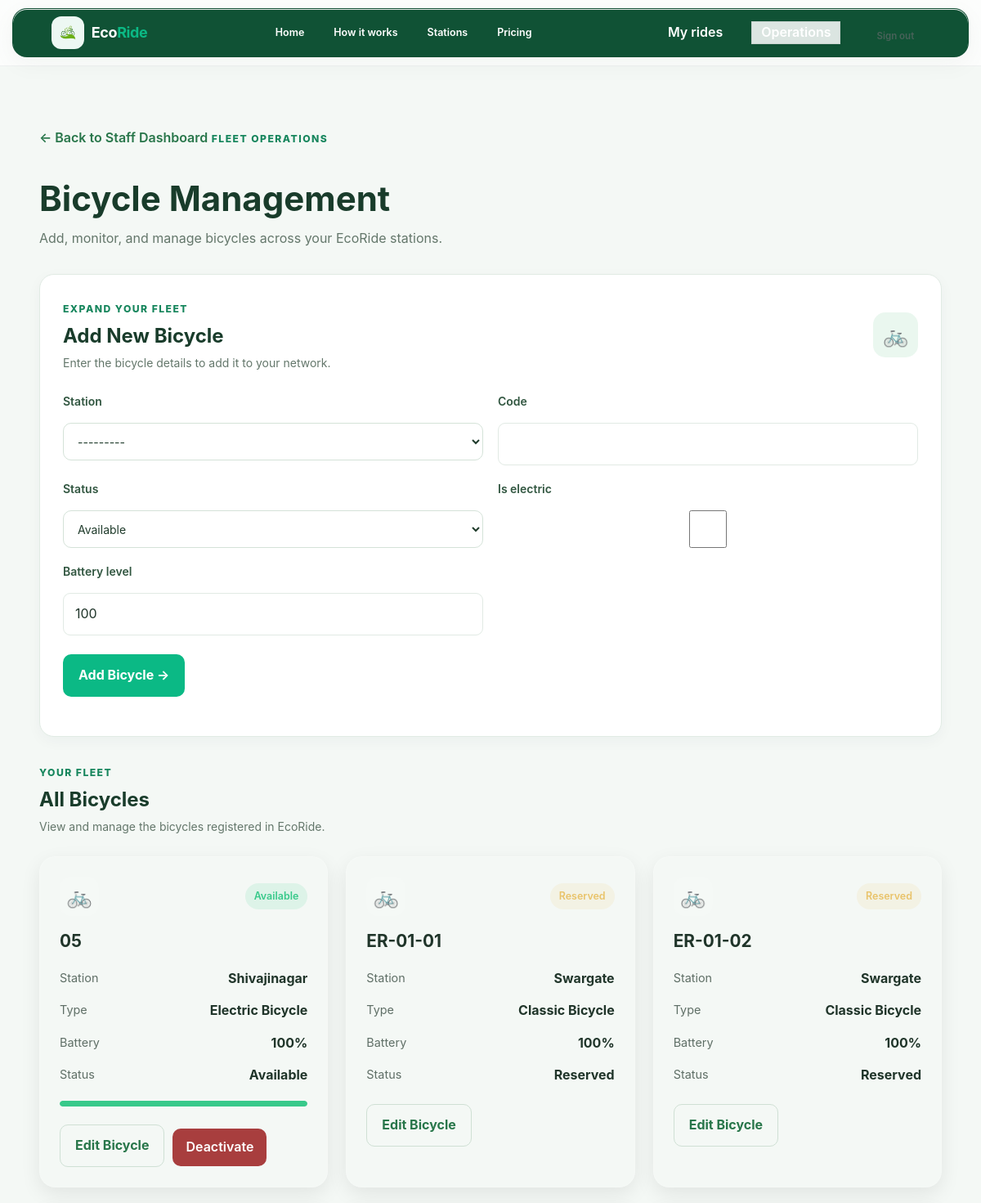
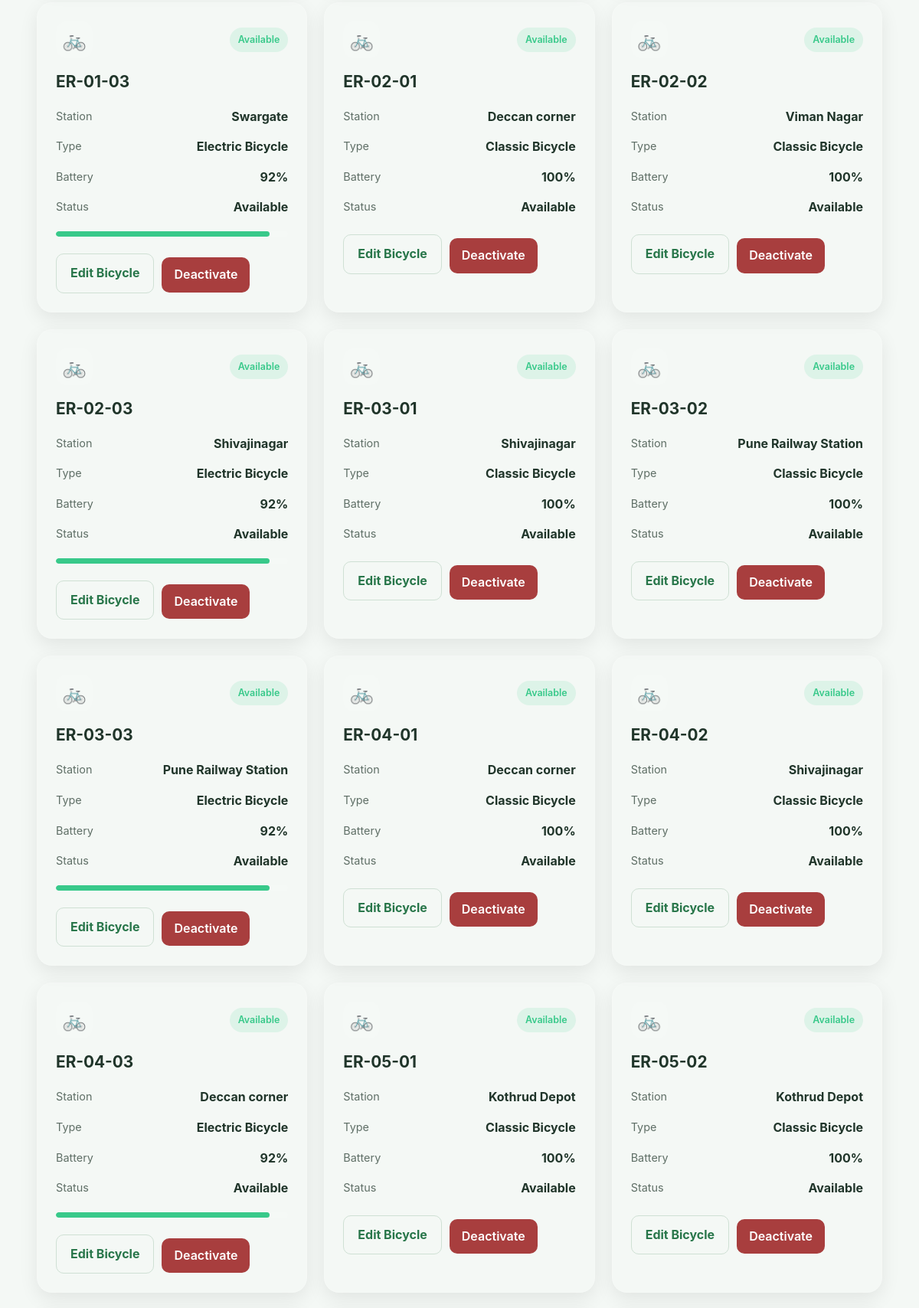
The app's page /staff/bicycles/ (signed in, upper part) with its own data (2 pictures, top to bottom).
### core/models.py (models this page shows, shortened)
class Bicycle(models.Model):
    class Status(models.TextChoices):
        AVAILABLE = "available", "Available"
        RESERVED = "reserved", "Reserved"
        RENTED = "rented", "Rented"
        MAINTENANCE = "maintenance", "Maintenance"
    station = models.ForeignKey(
        Station, related_name="bicycles", on_delete=models.PROTECT
    )
    code = models.CharField(max_length=30, unique=True)
    status = models.CharField(
        max_length=20, choices=Status.choices, default=Status.AVAILABLE
    )
    is_electric = models.BooleanField(default=False)
    battery_level = models.PositiveSmallIntegerField(default=100)
    class Meta:
        ordering = ["code"]
        constraints = [
            models.CheckConstraint(
                condition=Q(battery_level__lte=100), name="bike_battery_at_most_100"
            )
        ]

class Station(models.Model):
    name = models.CharField(max_length=100)
    address = models.CharField(max_length=255)
    latitude = models.DecimalField(max_digits=9, decimal_places=6)
    longitude = models.DecimalField(max_digits=9, decimal_places=6)
    capacity = models.PositiveIntegerField(default=12)
    is_active = models.BooleanField(default=True)
    class Meta:
        ordering = ["name"]
    def __str__(self):
        return self.name

### core/views.py (the view)
# urls.py: path("staff/bicycles/", views.manage_bicycles, name="manage_bicycles"),
@login_required
def manage_bicycles(request):
    if not request.user.is_staff:
        return HttpResponseForbidden("You are not authorized.")
    if request.method == "POST":
        form = BicycleForm(request.POST)
        if form.is_valid():
            form.save()
            messages.success(request, "Bicycle added successfully!")
            return redirect("manage_bicycles")
    else:
        form = BicycleForm()
    bicycles = Bicycle.objects.select_related("station").all()
    return render(request, "core/manage_bicycles.html", {
        "form": form,
        "bicycles": bicycles,
    })

### core/forms.py
class BicycleForm(forms.ModelForm):
    class Meta:
        model = Bicycle
        fields = [
            "station",
            "code",
            "status",
            "is_electric",
            "battery_level",
        ]

### core/context_processors.py (called while the page is built)
def site_settings(request):
    return {
        "google_maps_api_key": settings.GOOGLE_MAPS_API_KEY,
        "razorpay_key_id": settings.RAZORPAY_KEY_ID,
        "payments_enabled": bool(
            settings.RAZORPAY_KEY_ID and settings.RAZORPAY_KEY_SECRET
        ),
    }

### templates/core/manage_bicycles.html (shortened to what this page needs)
{% extends "base.html" %}
{% block content %}
<section class="eco-manage-page">
    <header class="eco-manage-header">
        <a class="eco-back-link" href="{% url 'staff_dashboard' %}">
            ← Back to Staff Dashboard
        </a>
        <span class="eco-eyebrow">Fleet operations</span>
        <h1>Bicycle Management</h1>
        <p>Add, monitor, and manage bicycles across your EcoRide stations.</p>
    </header>
    <section class="eco-manage-form-card">
        <div class="eco-manage-section-heading">
            <div>
                <span class="eco-eyebrow">Expand your fleet</span>
                <h2>Add New Bicycle</h2>
                <p>Enter the bicycle details to add it to your network.</p>
            </div>
            <span class="eco-manage-icon" aria-hidden="true">🚲</span>
        </div>
        <form method="post" class="eco-manage-form">
            {% for field in form %}
                <div class="eco-manage-field">
                    <label for="{{ field.id_for_label }}">
                        {{ field.label }}
                    </label>
                    {{ field }}
                </div>
            {% endfor %}
            <button class="eco-primary-btn" type="submit">
                Add Bicycle →
            </button>
        </form>
    </section>
    <section class="eco-managed-list">
        <div class="eco-manage-section-heading">
            <div>
                <span class="eco-eyebrow">Your fleet</span>
                <h2>All Bicycles</h2>
                <p>View and manage the bicycles registered in EcoRide.</p>
            </div>
        </div>
        <div class="eco-managed-bicycle-grid">
            {% for bicycle in bicycles %}
                <article class="eco-managed-bicycle-card">
                    <div class="eco-managed-bicycle-top">
                        <span class="eco-managed-bicycle-icon" aria-hidden="true">
                            🚲
                        </span>
                        {% if bicycle.status == "available" %}
                            <span class="eco-status-badge eco-status-active">
                                Available
                            </span>
                        {% elif bicycle.status == "maintenance" %}
                            <span class="eco-status-badge eco-status-inactive">
                                Maintenance
                            </span>
                        {% elif bicycle.status == "reserved" %}
                            <span class="eco-status-badge eco-status-pending">
                                Reserved
                            </span>
                        {% elif bicycle.status == "rented" %}
                            <span class="eco-status-badge eco-status-rented">
                                Rented
                            </span>
                        {% else %}
                            <span class="eco-status-badge">
                                {{ bicycle.get_status_display }}
                            </span>
                        {% endif %}
                    </div>
                    <h3>{{ bicycle.code }}</h3>
                    <div class="eco-managed-bicycle-details">
                        <div>
                            <span>Station</span>
                            <strong>{{ bicycle.station.name }}</strong>
                        </div>
                        <div>
                            <span>Type</span>
                            <strong>
                                {% if bicycle.is_electric %}
                                    Electric Bicycle
                                {% else %}
                                    Classic Bicycle
                                {% endif %}
                            </strong>
                        </div>
                        <div>
                            <span>Battery</span>
                            <strong>{{ bicycle.battery_level }}%</strong>
                        </div>
                        <div>
                            <span>Status</span>
                            <strong>{{ bicycle.get_status_display }}</strong>
                        </div>
                    </div>
                    {% if bicycle.is_electric %}
                        <div class="eco-bicycle-battery-track">
                            <div
                                class="eco-bicycle-battery-fill"
                                style="width: {{ bicycle.battery_level }}%;"
                            ></div>
                        </div>
                    {% endif %}
                    <div class="eco-managed-bicycle-actions">
                        <a
                            class="eco-admin-secondary-btn"
                            href="{% url 'edit_bicycle' bicycle.id %}"
                        >
                            Edit Bicycle
                        </a>
                        {% if bicycle.status == "available" %}
                            <form
                                method="post"
                                action="{% url 'deactivate_bicycle' bicycle.id %}"
                                onsubmit="return confirm('Move this bicycle to maintenance?');"
                            >
                                <button class="eco-danger-btn" type="submit">
                                    Deactivate
                                </button>
                            </form>
                        {% endif %}
                    </div>
                </article>
            {% empty %}
                <div class="eco-managed-empty">
                    <span aria-hidden="true">🚲</span>
                    <h3>No bicycles added yet</h3>
                    <p>Add your first bicycle using the form above.</p>
                </div>
            {% endfor %}
        </div>
    </section>
</section>
{% endblock %}

### core/static/core/integrated/style.css (style rules this page uses)
* { margin: 0; padding: 0; box-sizing: border-box; }
html { scroll-behavior: smooth; overflow-x: hidden; }
body { font-family: -apple-system, BlinkMacSystemFont, "SF Pro Display", "Segoe UI", Roboto, Helvetica, Arial, sans-serif; background: #f7faf8; color: #17231f; overflow-x: hidden; }
button, a { font-family: inherit; }

### records on screen
Bicycle: shows "Available", code "05", station.name "Shivajinagar", is_electric "Electric Bicycle", battery_level "100", status "Available", shows "Deactivate"
Bicycle: shows "Reserved", code "ER-01-01", station.name "Swargate", is_electric "Classic Bicycle", battery_level "100", status "Reserved"
Bicycle: shows "Reserved", code "ER-01-02", station.name "Swargate", is_electric "Classic Bicycle", battery_level "100", status "Reserved"
Bicycle: shows "Available", code "ER-01-03", station.name "Swargate", is_electric "Electric Bicycle", battery_level "92", status "Available", shows "Deactivate"
Bicycle: shows "Available", code "ER-02-01", station.name "Deccan corner", is_electric "Classic Bicycle", battery_level "100", status "Available", shows "Deactivate"
Bicycle: shows "Available", code "ER-02-02", station.name "Viman Nagar", is_electric "Classic Bicycle", battery_level "100", status "Available", shows "Deactivate"
Bicycle: shows "Available", code "ER-02-03", station.name "Shivajinagar", is_electric "Electric Bicycle", battery_level "92", status "Available", shows "Deactivate"
Bicycle: shows "Available", code "ER-03-01", station.name "Shivajinagar", is_electric "Classic Bicycle", battery_level "100", status "Available", shows "Deactivate"
Bicycle: shows "Available", code "ER-03-02", station.name "Pune Railway Station", is_electric "Classic Bicycle", battery_level "100", status "Available", shows "Deactivate"
Bicycle: shows "Available", code "ER-03-03", station.name "Pune Railway Station", is_electric "Electric Bicycle", battery_level "92", status "Available", shows "Deactivate"
Bicycle: shows "Available", code "ER-04-01", station.name "Deccan corner", is_electric "Classic Bicycle", battery_level "100", status "Available", shows "Deactivate"
Bicycle: shows "Available", code "ER-04-02", station.name "Shivajinagar", is_electric "Classic Bicycle", battery_level "100", status "Available", shows "Deactivate"
Bicycle: shows "Available", code "ER-04-03", station.name "Deccan corner", is_electric "Electric Bicycle", battery_level "92", status "Available", shows "Deactivate"
Bicycle: shows "Available", code "ER-05-01", station.name "Kothrud Depot", is_electric "Classic Bicycle", battery_level "100", status "Available", shows "Deactivate"
Bicycle: shows "Available", code "ER-05-02", station.name "Kothrud Depot", is_electric "Classic Bicycle", battery_level "100", status "Available", shows "Deactivate"

### other values on screen
{{ field.label }} "Station" "Code" "Status" "Is electric" "Battery level"
